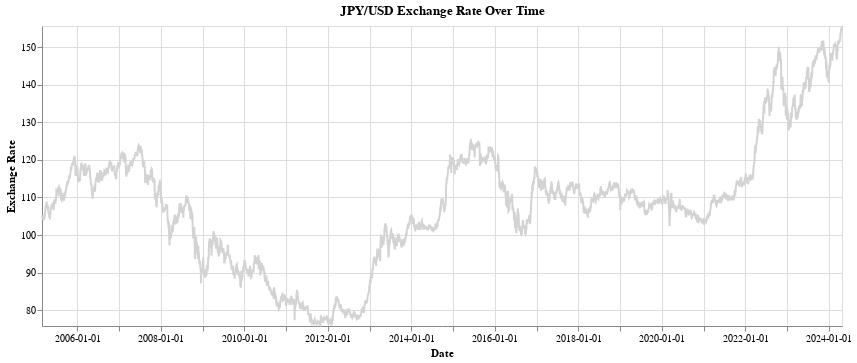

This figure's notebook cell:
### Code cell
# 解析数据
import altair as alt
df1 = pd.DataFrame(data['Time Series FX (Daily)']).T
df1.columns = ['open', 'high', 'low', 'close']  # 根据API的实际输出调整列名
df1 = df1.apply(pd.to_numeric)
df1['date'] = pd.to_datetime(df1.index)
df1.sort_values('date', inplace=True)
df1['Date'] = df1['date'].dt.strftime('%Y-%m-%d')  # 转换为字符串格式
df1['Exchange Rate'] = df1['close']  # 重命名为'Exchange Rate'以便在图表中使用
min_exchange_rate = df1['Exchange Rate'].min()

# 创建Altair图表
chart = alt.Chart(df1).mark_line().encode(
    x=alt.X('Date:T', axis=alt.Axis(title='Date', format='%Y-%m-%d'), timeUnit='yearmonthdate'),  # 使用timeUnit确保日期以年月日的形式显示
    y=alt.Y('Exchange Rate:Q', axis=alt.Axis(title='Exchange Rate'), scale=alt.Scale(domainMin=min_exchange_rate)),  # 设置最小值为数据的最小值
    color=alt.value('lightgrey'),
    tooltip=['Date:T', 'Exchange Rate:Q']  # 添加悬停提示工具
).properties(
    title='JPY/USD Exchange Rate Over Time',
    
    width=800  # 设置图表宽度
)
chart

### Figure 1 — Vega-Lite specification as saved in the notebook (floating-point values rounded to 4 significant figures; data arrays with more than 128 entries replaced by an {"elided": "..."} marker saying what was removed)
{"config": {"view": {"continuousWidth": 300, "continuousHeight": 300}}, "data": {"name": "data-9317700591911ae57143d311f0fbf92b"}, "mark": {"type": "line"}, "encoding": {"color": {"value": "lightgrey"}, "tooltip": [{"field": "Date", "type": "temporal"}, {"field": "Exchange Rate", "type": "quantitative"}], "x": {"axis": {"format": "%Y-%m-%d", "title": "Date"}, "field": "Date", "timeUnit": "yearmonthdate", "type": "temporal"}, "y": {"axis": {"title": "Exchange Rate"}, "field": "Exchange Rate", "scale": {"domainMin": 75.81}, "type": "quantitative"}}, "title": "JPY/USD Exchange Rate Over Time", "width": 800, "$schema": "https://vega.github.io/schema/vega-lite/v5.17.0.json", "datasets": {"data-9317700591911ae57143d311f0fbf92b": {"elided": "5000 records"}}}
